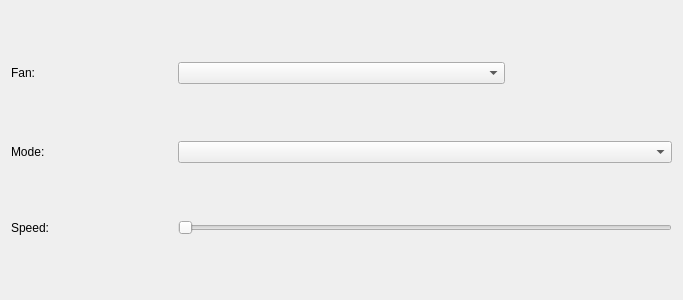
<?xml version="1.0" encoding="UTF-8"?>
<ui version="4.0">
 <class>OpenRGBFanPageUi</class>
 <widget class="QFrame" name="OpenRGBFanPageUi">
  <property name="geometry">
   <rect>
    <x>0</x>
    <y>0</y>
    <width>683</width>
    <height>300</height>
   </rect>
  </property>
  <property name="windowTitle">
   <string>Frame</string>
  </property>
  <layout class="QGridLayout" name="gridLayout">
   <item row="3" column="1" colspan="3">
    <widget class="QSlider" name="SpeedSlider">
     <property name="orientation">
      <enum>Qt::Horizontal</enum>
     </property>
    </widget>
   </item>
   <item row="0" column="0">
    <widget class="QLabel" name="FanLabel">
     <property name="text">
      <string>Fan:</string>
     </property>
    </widget>
   </item>
   <item row="2" column="1" colspan="3">
    <widget class="QComboBox" name="ModeBox"/>
   </item>
   <item row="3" column="0">
    <widget class="QLabel" name="SpeedLabel">
     <property name="text">
      <string>Speed:</string>
     </property>
    </widget>
   </item>
   <item row="0" column="1" colspan="2">
    <widget class="QComboBox" name="FanBox"/>
   </item>
   <item row="2" column="0">
    <widget class="QLabel" name="ModeLabel">
     <property name="text">
      <string>Mode:</string>
     </property>
    </widget>
   </item>
  </layout>
 </widget>
 <resources/>
 <connections/>
</ui>
